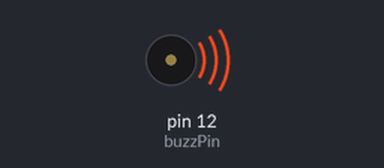
Recording of a sketch running on a simulated Arduino Uno, built with avr-gcc and run on an emulated ATmega328P. On the bench: buzzer (waves = sounding, pin HIGH).

Above: at 1.8 s.
At 4.53 s:
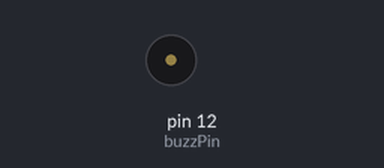
Timing chart, 0 to 4.8 s (numbered marks = the images above):
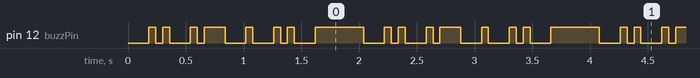

Measured:
- by itself, pin 12 (buzzPin): repeats every 2.0 s: LOW 0.06 s, HIGH 0.06 s, LOW 0.18 s, HIGH 0.06 s, LOW 0.06 s, HIGH 0.18 s, 2 × (LOW 0.18 s, HIGH 0.06 s), LOW 0.06 s, HIGH 0.06 s, LOW 0.18 s, HIGH 0.42 s, LOW 0.18 s, HIGH 0.06 s

The sketch:

Buzzer_sensor.ino
```cpp
int buzzPin= 12; // I/O-pin from buzzer connects here
const int wpm = 20; // Morse speed in WPM
const int dotL = 1200/wpm; // Calculated dot-length
const int dashL = 3*dotL; // Dash = 3 x dot
const int sPause = dotL; // Symbol pause = 1 dot
const int lPause = dashL; // Letter pause = 3 dots
const int wPause = 7*dotL; // Word pause = 7 dots

void setup()
{
pinMode(buzzPin,OUTPUT); // Set buzzer-pin as output
}
void loop()
{
dash();
dot();
dash();
dot();
delay(lPause-sPause); // Subtracts pause already taken

dash();
dash();
dot();
dash();
delay(wPause-sPause); // Subtracts pause already taken

}

void dot(){
digitalWrite(buzzPin, LOW); // Tone ON
delay(dotL); // Tone length
digitalWrite(buzzPin, HIGH); // Tone OFF
delay(sPause); // Symbol pause
return;
}

void dash(){
digitalWrite(buzzPin, LOW); // Tone ON
delay(dashL); // Tone length
digitalWrite(buzzPin, HIGH); // Tone OFF
delay(sPause); // Symbol pause
return;
}
```
